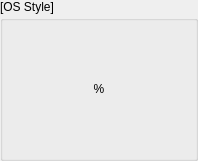
<?xml version="1.0" encoding="UTF-8"?>
<ui version="4.0">
 <class>WiOsStyle</class>
 <widget class="QWidget" name="WiOsStyle">
  <property name="geometry">
   <rect>
    <x>0</x>
    <y>0</y>
    <width>198</width>
    <height>161</height>
   </rect>
  </property>
  <property name="windowTitle">
   <string notr="true">Form</string>
  </property>
  <layout class="QVBoxLayout" name="verticalLayout" stretch="0,1">
   <property name="spacing">
    <number>1</number>
   </property>
   <property name="leftMargin">
    <number>0</number>
   </property>
   <property name="topMargin">
    <number>0</number>
   </property>
   <property name="rightMargin">
    <number>0</number>
   </property>
   <property name="bottomMargin">
    <number>0</number>
   </property>
   <item>
    <widget class="QLabel" name="lbOsTitle">
     <property name="text">
      <string notr="true">[OS Style]</string>
     </property>
    </widget>
   </item>
   <item>
    <widget class="QGroupBox" name="grpOs">
     <layout class="QHBoxLayout" name="horizontalLayout_3">
      <property name="spacing">
       <number>0</number>
      </property>
      <property name="leftMargin">
       <number>0</number>
      </property>
      <property name="topMargin">
       <number>0</number>
      </property>
      <property name="rightMargin">
       <number>0</number>
      </property>
      <property name="bottomMargin">
       <number>2</number>
      </property>
      <item>
       <widget class="QLabel" name="lbOs">
        <property name="minimumSize">
         <size>
          <width>120</width>
          <height>108</height>
         </size>
        </property>
        <property name="maximumSize">
         <size>
          <width>300</width>
          <height>300</height>
         </size>
        </property>
        <property name="text">
         <string notr="true">%</string>
        </property>
        <property name="textFormat">
         <enum>Qt::PlainText</enum>
        </property>
        <property name="alignment">
         <set>Qt::AlignCenter</set>
        </property>
       </widget>
      </item>
     </layout>
    </widget>
   </item>
  </layout>
 </widget>
 <resources/>
 <connections/>
</ui>
